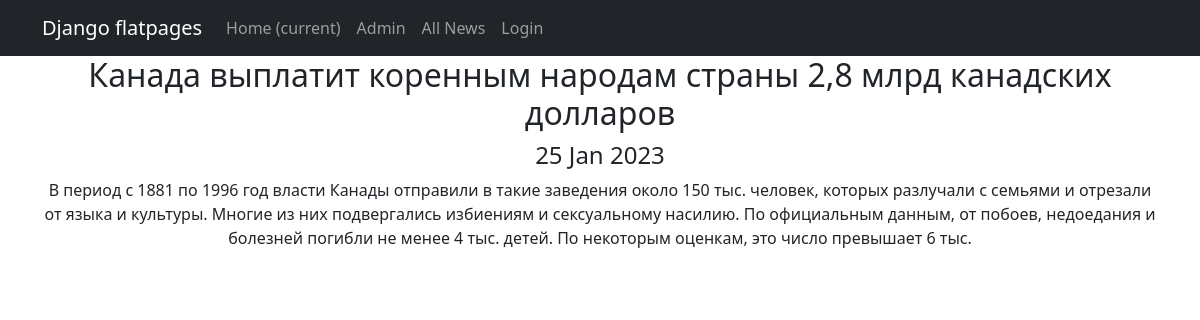
/news/72, run on the app's committed database.
### news/models.py (models this page shows, shortened)
class Post(models.Model):
    author = models.ForeignKey(Author, on_delete=models.CASCADE) # связь «один ко многим» с моделью Author;
    position = models.CharField(max_length=255, choices=POSITION) # поле с выбором — «статья» или «новость»;
    time_in = models.DateTimeField(auto_now_add=True) # автоматически добавляемая дата и время создания;
    category = models.ManyToManyField(Category, through='PostCategory') # связь «многие ко многим» с моделью Category (с дополнительной моделью PostCategory);
    article = models.CharField(max_length=255)  # заголовок статьи/новости;
    text = models.TextField() # текст статьи/новости;
    rating = models.FloatField(default=0.0) # рейтинг статьи/новости.

### news/views.py (the view)
# urls.py: path('<int:pk>', PostDetail.as_view(), name='news'),
class PostDetail(DetailView):
    model = Post
    template_name = 'news.html'
    context_object_name = 'news'

### news/templatetags/custom_filters.py (called while the page is built)
@register.filter()
def censor(value):
    try:
        if not isinstance(value, str):
            raise CensorException('Error')
        v = value
        for word in WORDS:
            if word in v:
                v = v.replace(word, f'{word[:1]}{len(word[1:])*"*"}')
            if word.capitalize() in v:
                v = v.replace(word.capitalize(), f'{word[:1].capitalize()}{len(word[1:])*"*"}')
        return v
    except CensorException as e:
        print(e)

### templates/news.html (shortened to what this page needs)
{% extends 'flatpages/default.html' %}
{% load custom_filters %}
{% block content %}
<h2>{{ news.article|censor }}</h2>
<h4>{{ news.time_in|date:'d M Y' }}</h4>
<p>{{ news.text|censor }}</p>
{% endblock content %}

### data on the page
Post: article|censor "Канада выплатит коренным народам страны 2,8 млрд канадских долларов", time_in "25 Jan 2023", text|censor "В период с 1881 по 1996 год власти Канады отправили в такие заведения около 150 тыс. человек, которых разлучали с семьями и отрезали от языка и культуры. Многие из них подвергались избиениям и сексуальному насилию. По официальным данным, от побоев, недоедания и болезней погибли не менее 4 тыс. детей. По некоторым оценкам, это число превышает 6 тыс."
